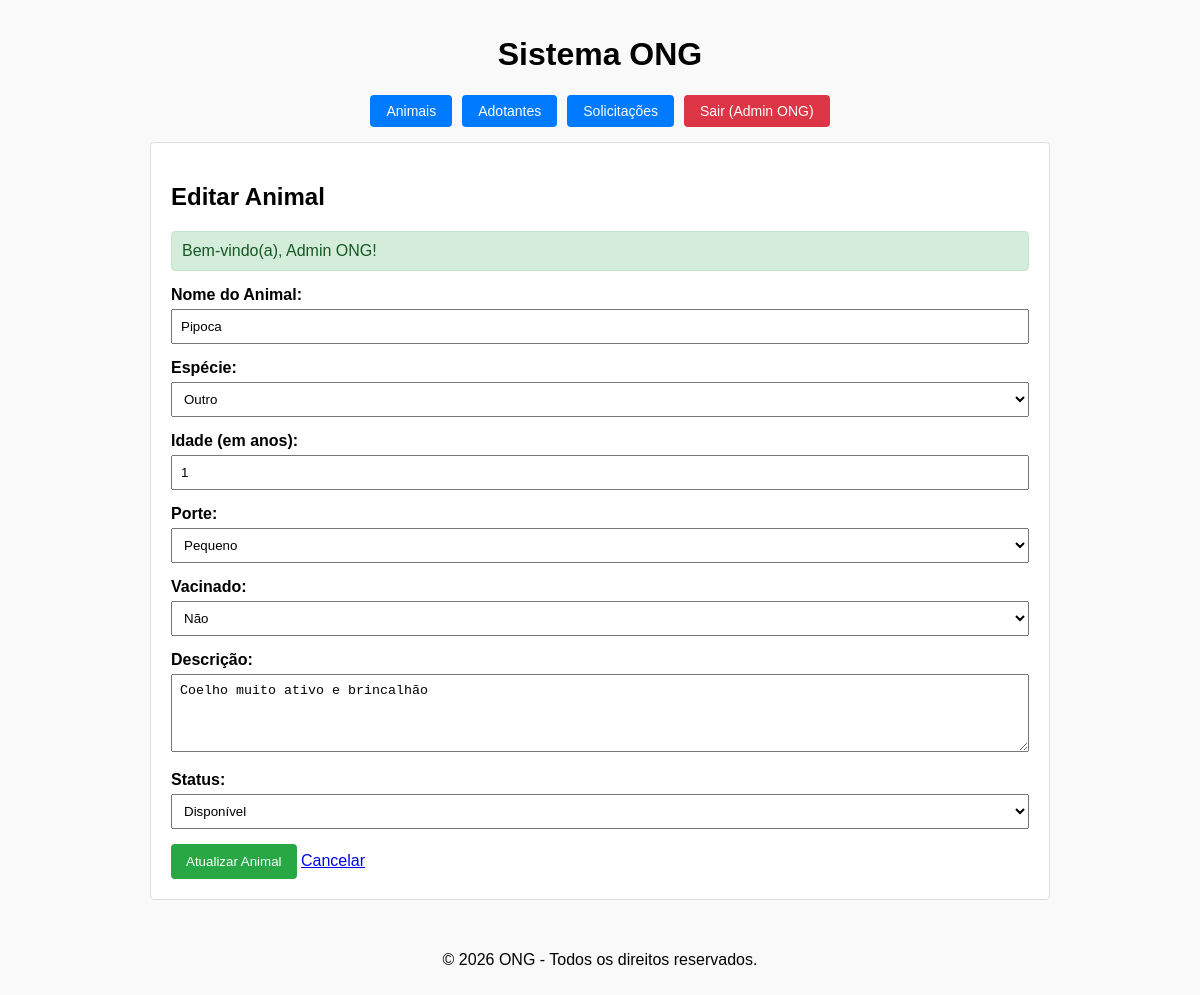
Page /animais/editar?id=4 (signed in) on the committed database.
### tables this page shows
CREATE TABLE animais (
    id INT AUTO_INCREMENT PRIMARY KEY,
    nome VARCHAR(100) NOT NULL,
    especie ENUM('Cachorro', 'Gato', 'Outro') NOT NULL,
    idade_anos INT NOT NULL,
    porte ENUM('Pequeno', 'Medio', 'Grande') NOT NULL,
    vacinado TINYINT(1) DEFAULT 0,
    descricao TEXT,
    status ENUM('disponivel', 'em_processo', 'adotado') DEFAULT 'disponivel'
);

### app/Controllers/AnimalController.php (called while the page is built, shortened)
<?php
class AnimalController
{
    private Animal $animalModel;
    public function __construct()
    {
        $this->animalModel = new Animal();
    }
public function form(): void
{
    $id = (int) ($_GET['id'] ?? 0);
    $animal = null;
    if ($id > 0) {
        $animal = $this->animalModel->findByID($id);
    }
    require_once __DIR__ . '/../Views/animais/form.php';
}
}

### app/Models/Model.php (called while the page is built, shortened)
<?php
abstract class Model
{
    public function __construct()
    {
        $database = new Database();
        $this->db = $database->getConnection();
    }
}

### config/Database.php (called while the page is built, shortened)
<?php
class database
{
    private string $host = 'db';
    private string $database = 'ong_adocao';
    private string $user = 'root';
    private string $password = 'root';
    public function getConnection(): PDO
    {
        $dsn = "mysql:host={$this->host}; dbname={$this->database}; charset=utf8mb4";
        return new PDO($dsn, $this->user, $this->password, [
            PDO::ATTR_ERRMODE => PDO::ERRMODE_EXCEPTION,
            PDO::ATTR_DEFAULT_FETCH_MODE => PDO::FETCH_ASSOC
        ]);
    }
}

### app/Models/Animal.php (called while the page is built, shortened)
<?php
class Animal extends Model
{
    public function findByID(int $id): ?array
    {
        $query = $this->db->prepare("SELECT * FROM animais WHERE id = :id");
        $query->execute(['id' => $id]);
        return $query->fetch() ?: null;
    }
}

### app/Views/animais/form.php (the view, shortened to what this page needs)
<?php require_once __DIR__ . '/../layouts/header.php'; ?>
<?php
$editando = isset($animal) && $animal !== null;
?>
<h2><?= $editando ? 'Editar Animal' : 'Cadastrar Novo Pet' ?></h2>
<?php require_once __DIR__ . '/../includes/feedback.php'; ?>
<form
    action="<?= $editando ? '/animais/atualizar' : '/animais/salvar' ?>"
    method="POST"
>
    <div class="campo">
        <label for="nome">Nome do Animal:</label>
        <input
            type="text"
            id="nome"
            name="nome"
            placeholder="Ex: Rex"
            value="<?= htmlspecialchars($animal['nome'] ?? '') ?>"
            required
        >
    </div>
    <div class="campo">
        <label for="especie">Espécie:</label>
        <select
            id="especie"
            name="especie"
            style="width: 100%; padding: 8px; box-sizing: border-box;"
            required
        >
            <option value="Outro"
                <?= ($animal['especie'] ?? '') === 'Outro' ? 'selected' : '' ?>>
                Outro
            </option>
        </select>
    </div>
    <div class="campo">
        <label for="idade">Idade (em anos):</label>
        <input
            type="number"
            id="idade"
            name="idade"
            min="0"
            placeholder="Ex: 3"
            value="<?= htmlspecialchars($animal['idade_anos'] ?? '') ?>"
            required
        >
    </div>
    <div class="campo">
        <label for="porte">Porte:</label>
        <select
            id="porte"
            name="porte"
            style="width: 100%; padding: 8px; box-sizing: border-box;"
            required
        >
            <option value="Pequeno"
                <?= ($animal['porte'] ?? '') === 'Pequeno' ? 'selected' : '' ?>>
                Pequeno
            </option>
        </select>
    </div>
    <div class="campo">
        <label for="vacinado">Vacinado:</label>
        <select
            id="vacinado"
            name="vacinado"
            style="width: 100%; padding: 8px; box-sizing: border-box;"
        >
            <option value="0"
                <?= ($animal['vacinado'] ?? 0) == 0 ? 'selected' : '' ?>>
                Não
            </option>
        </select>
    </div>
    <div class="campo">
        <label for="descricao">Descrição:</label>
        <textarea
            id="descricao"
            name="descricao"
            rows="4"
            style="width: 100%; padding: 8px; box-sizing: border-box;"
            placeholder="Descrição do animal"
        ><?= htmlspecialchars($animal['descricao'] ?? '') ?></textarea>
    </div>
    <div class="campo">
        <label for="status">Status:</label>
        <select
            id="status"
            name="status"
            style="width: 100%; padding: 8px; box-sizing: border-box;"
        >
            <option value="disponivel"
                <?= ($animal['status'] ?? 'disponivel') === 'disponivel' ? 'selected' : '' ?>>
                Disponível
            </option>
        </select>
    </div>
    <button type="submit">
        <?= $editando ? 'Atualizar Animal' : 'Salvar Animal' ?>
    </button>
    <a href="/animais">Cancelar</a>
</form>
<?php require_once __DIR__ . '/../layouts/footer.php'; ?>

### public/css/style.css (style rules this page uses)
body { font-family: Arial, sans-serif; margin: 0; padding: 0; display: flex; flex-direction: column; align-items: center; min-height: 100vh; background-color: #f9f9f9; }
.campo { margin-bottom: 15px; }
label { display: block; margin-bottom: 5px; font-weight: bold; }
input, select, textarea { width: 100%; padding: 8px; box-sizing: border-box; }
button { padding: 10px 15px; background-color: #28a745; color: white; border: none; border-radius: 4px; cursor: pointer; }

### rows in the picture
animais: nome "Pipoca", especie "Outro", idade "1", porte "Pequeno", vacinado "Não", descricao "Coelho muito ativo e brincalhão", status "Disponível"

### other values in the picture
$_SESSION['usuario']['nome'] "Admin ONG"
$mensagem "Bem-vindo(a), Admin ONG!"
